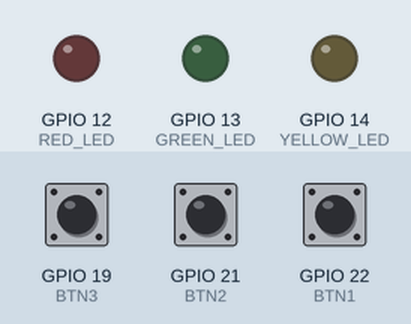
A program run on a simulated ESP32. Shown: output pins drawn as LEDs (lit = HIGH). Dashed ring = blinking. The inputs (shaded band) are chosen by the test bench; at power-on: GPIO 19 (BTN3) HIGH, GPIO 21 (BTN2) HIGH, GPIO 22 (BTN1) HIGH.

Above: at 1.2 s.
1.3 s: GPIO 19 (BTN3) pulled LOW for 0.15 s
At 1.7 s:
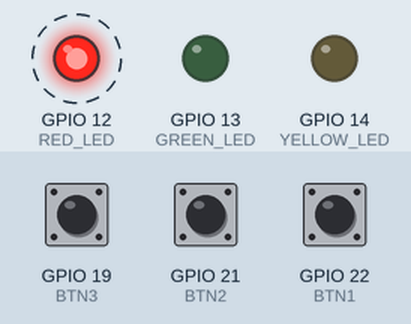
4.3 s: GPIO 21 (BTN2) pulled LOW for 0.15 s
At 5.2 s:
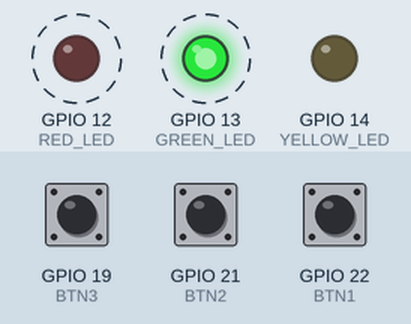
7.3 s: GPIO 19 (BTN3) pulled LOW for 1 s
At 8.2 s:
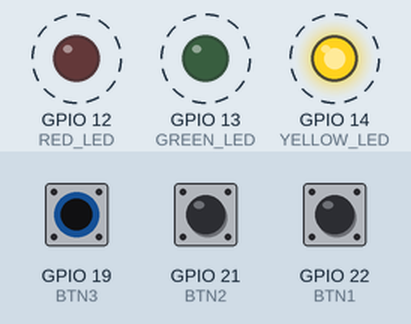
Timing chart, 0 to 16.8 s (numbered marks = the images above; inputs shaded):
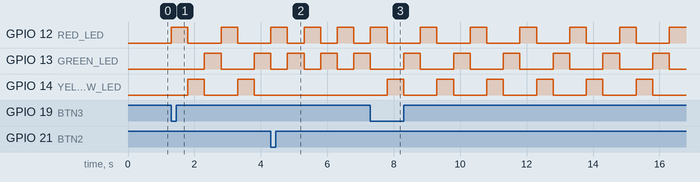

The program:

main.cpp
```cpp
#include <Arduino.h>

#define RED_LED 12
#define YELLOW_LED 14
#define GREEN_LED 13
#define BTN1 22
#define BTN2 21
#define BTN3 19

void setup() {
    pinMode(RED_LED, OUTPUT);
    pinMode(YELLOW_LED, OUTPUT);
    pinMode(GREEN_LED, OUTPUT);
    pinMode(BTN1, INPUT_PULLUP);
    pinMode(BTN2, INPUT_PULLUP);
    pinMode(BTN3, INPUT_PULLUP);
}

void loop() {
    if (digitalRead(BTN1) == LOW) {
        while (digitalRead(BTN2) == HIGH && digitalRead(BTN3) == HIGH) {
            digitalWrite(RED_LED, HIGH);
            delay(500);
            digitalWrite(RED_LED, LOW);
            delay(500);
        }
    }

    if (digitalRead(BTN2) == LOW) {
        while (digitalRead(BTN1) == HIGH && digitalRead(BTN3) == HIGH) {
            digitalWrite(RED_LED, HIGH);
            digitalWrite(GREEN_LED, LOW);
            delay(500);
            digitalWrite(RED_LED, LOW);
            digitalWrite(GREEN_LED, HIGH);
            delay(500);
        }
        digitalWrite(GREEN_LED, LOW);
    }

    if (digitalRead(BTN3) == LOW) {
        while (digitalRead(BTN1) == HIGH && digitalRead(BTN2) == HIGH) {
            digitalWrite(RED_LED, HIGH);
            delay(500);
            digitalWrite(RED_LED, LOW);
            digitalWrite(YELLOW_LED, HIGH);
            delay(500);
            digitalWrite(YELLOW_LED, LOW);
            digitalWrite(GREEN_LED, HIGH);
            delay(500);
            digitalWrite(GREEN_LED, LOW);
        }
    }
}
```

Measured:
- after the input at 1.3 s, GPIO 12 (RED_LED): alternates HIGH for 0.50 s and LOW for 1.0 s, starting at once; GPIO 13 (GREEN_LED): LOW → HIGH after 1.0 s, → LOW 0.50 s later, → HIGH 1.0 s later; GPIO 14 (YELLOW_LED): alternates HIGH for 0.50 s and LOW for 1.0 s, starting after 0.50 s
- after the input at 4.3 s, GPIO 12 (RED_LED): alternates HIGH for 0.50 s and LOW for 0.50 s, starting after 1.0 s; GPIO 13 (GREEN_LED): alternates HIGH for 0.50 s and LOW for 0.50 s, starting after 0.50 s; GPIO 14 (YELLOW_LED): stops changing and stays LOW
- after the input at 7.3 s, GPIO 12 (RED_LED): alternates HIGH for 0.50 s and LOW for 1.0 s, starting after 1.5 s; GPIO 13 (GREEN_LED): alternates HIGH for 0.50 s and LOW for 1.0 s, starting after 1.0 s; GPIO 14 (YELLOW_LED): alternates HIGH for 0.50 s and LOW for 1.0 s, starting after 0.50 s
